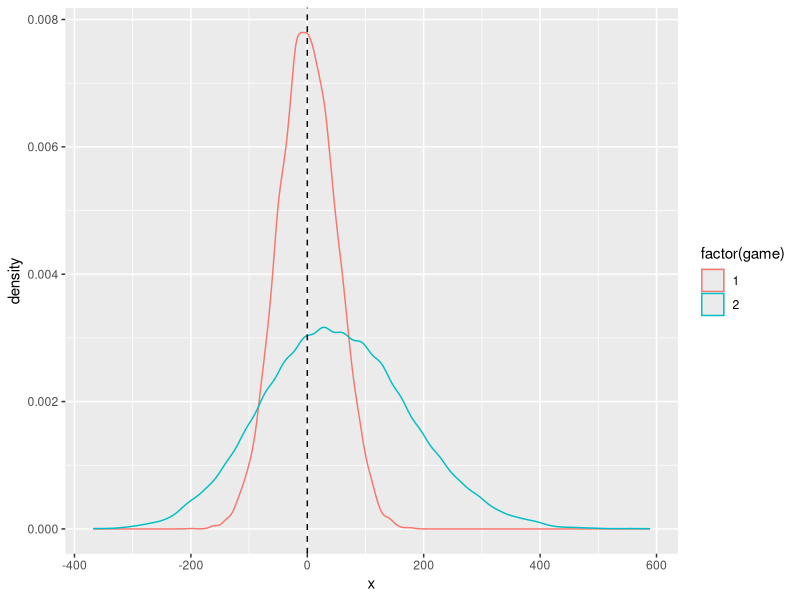

The R source for this figure:
## ---- chunk 1
library(tidyverse)
## ---- chunk 2
y <- sum(sample(c(3, -1), size = 50, replace = TRUE, prob = c(1 / 3, 2 / 3)))
## ---- chunk 3
# Expected value
e_y <- 50 * ((3 * (1 / 3)) + (-1 * (2 / 3)))

# Standard error
s_y <- sqrt(50) * (3 + 1) * sqrt((1 / 3) * (2 / 3))
## ---- chunk 4
1 - pnorm(20, mean = e_y, sd = s_y)
## ---- chunk 5
# There are 3 odd and 3 even sides on a die, so both outcomes are equally likely
d_x <- sum(sample(c(-5, 5), size = 100, replace = TRUE, prob = c(0.5, 0.5)))
## ---- chunk 6
e_d_x <- 100 * (-5 * 0.5 + 5 * 0.5)
e_d_x

s_d_x <- sqrt(100) * (5 + 5) * sqrt(0.5 * 0.5) 
s_d_x
## ---- chunk 7
# Probability of "losing"
pnorm(0, mean = e_d_x, sd = s_d_x)

# Probability of "winning big"
1 - pnorm(100, mean = e_d_x, sd = s_d_x)
## ---- chunk 8
p_x <- sum(sample(c(-5, 28), size = 100, replace = TRUE, prob = c(5 / 6, 1 / 6)))
## ---- chunk 9
e_p_x <- (-5 * (5 / 6) + 28 * (1 / 6)) * 100
e_p_x

s_p_x <- (28 + 5) * sqrt((1 / 6) * (5 / 6)) * sqrt(100)
s_p_x
## ---- chunk 10
# Probability of "losing"
pnorm(0, mean = e_p_x, sd = s_p_x)

# Probability of "winning big"
1 - pnorm(100, mean = e_p_x, sd = s_p_x)
## ---- chunk 11
get_game_1 <- function() {
  sum(sample(c(-5, 5), size = 100, replace = TRUE, prob = c(0.5, 0.5)))
}

get_game_2 <- function() {
  sum(sample(c(-5, 28), size = 100, replace = TRUE, prob = c(5 / 6, 1 / 6)))
}

# Set a random number seed for reproducibility
set.seed(90210)

games <- 10000
play_game_1 <- replicate(games, get_game_1())
play_game_2 <- replicate(games, get_game_2())

t_data <- data.frame(
  x = c(play_game_1, play_game_2),
  game = rep(c(1, 2), each = games)
)

t_data |>
  ggplot(aes(x = x, color = factor(game))) +
  geom_density() +
  geom_vline(xintercept = 0, lty = 2)
